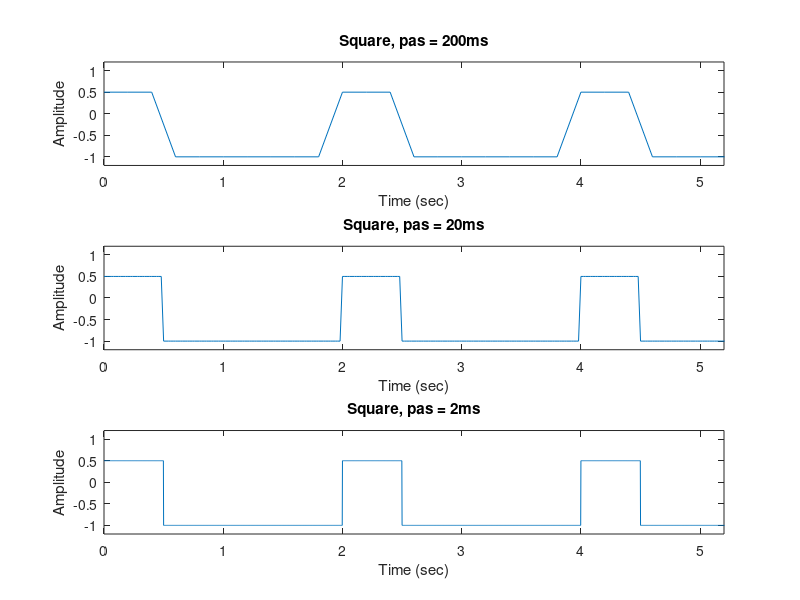

This chart was generated by the following MATLAB code:
%fs = 5000;
t = 0:0.2:100;

x = square(pi*t,25);

for i = 1:1:length(x)
   if x(i) > 0
       x(i) = x(i)/2;
   end
end

subplot(3, 1, 1)
plot(t,x)
axis([0 5.2 -1.2 1.2])
xlabel('Time (sec)')
ylabel('Amplitude')
title('Square, pas = 200ms')

t2 = 0:0.02:100;

x2 = square(pi*t2,25);

for i2 = 1:1:length(x2)
   if x2(i2) > 0
       x2(i2) = x2(i2)/2;
   end
end

subplot(3, 1, 2)
plot(t2,x2)
axis([0 5.2 -1.2 1.2])
xlabel('Time (sec)')
ylabel('Amplitude')
title('Square, pas = 20ms')

t3 = 0:0.002:100;

x3 = square(pi*t3,25);

for i3 = 1:1:length(x3)
   if x3(i3) > 0
       x3(i3) = x3(i3)/2;
   end
end

subplot(3, 1, 3)
plot(t3,x3)
axis([0 5.2 -1.2 1.2])
xlabel('Time (sec)')
ylabel('Amplitude')
title('Square, pas = 2ms')


